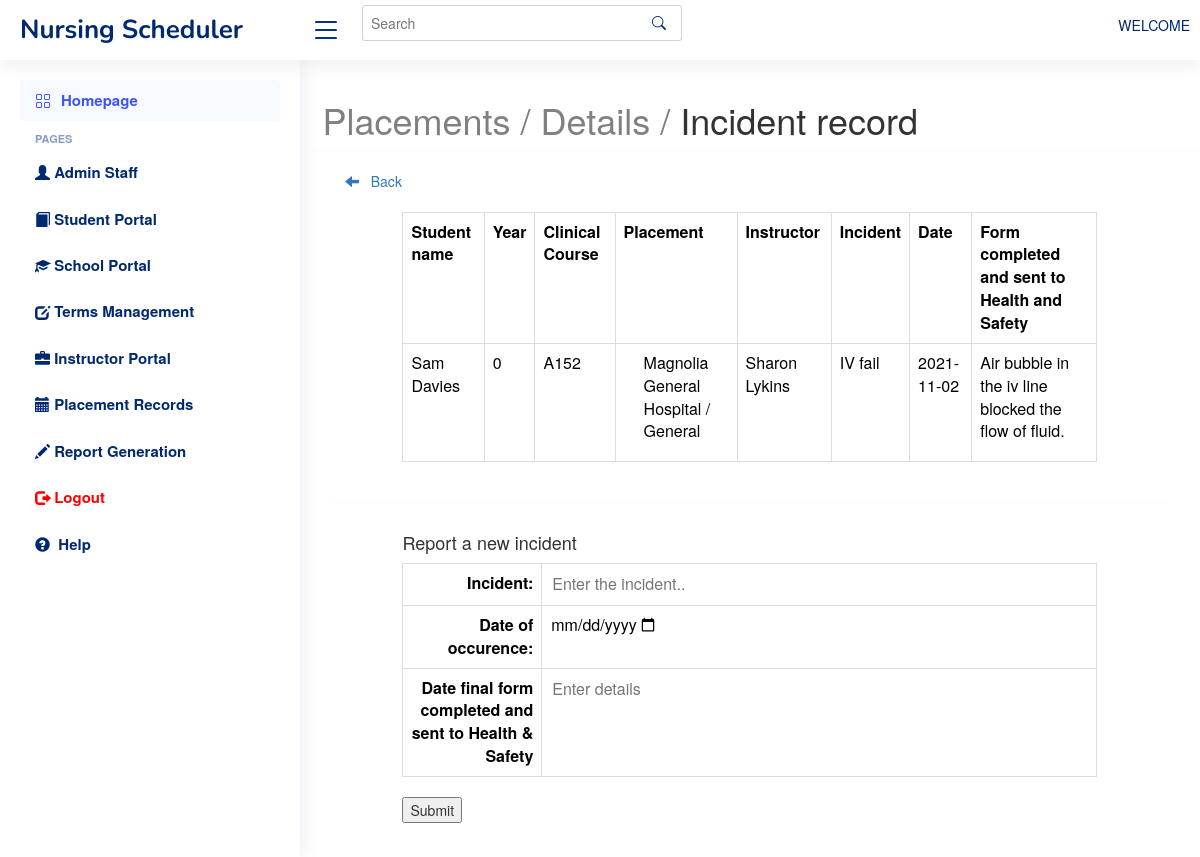
Page /public/placements/placement_incidents.php?id=1216 on the committed database.
### tables this page shows
CREATE TABLE `students` (
  `student_number` bigint(20) UNSIGNED NOT NULL,
  `first_name` varchar(30) NOT NULL,
  `last_name` varchar(30) NOT NULL,
  `middle_name` varchar(30) DEFAULT NULL,
  `uwin_email` varchar(30) NOT NULL,
  `school_id` varchar(191) NOT NULL,
  `home_address` varchar(50) NOT NULL,
  `home_city` varchar(50) NOT NULL,
  `prov_id` bigint(20) UNSIGNED NOT NULL,
  `home_postal_code` varchar(6) NOT NULL,
  `phone1` varchar(15) NOT NULL,
  `phone2` varchar(15) DEFAULT NULL,
  `start_term` varchar(191) NOT NULL,
  `year` int(20) NOT NULL,
  `status` int(11) NOT NULL,
  `comments` varchar(255) NOT NULL,
  `created_at` timestamp NULL DEFAULT NULL,
  `updated_at` timestamp NULL DEFAULT NULL,
  `h_name` varchar(255) NOT NULL,
  `h_department` varchar(255) NOT NULL,
  `h_unit` varchar(255) NOT NULL
);

CREATE TABLE `students_course_section` (
  `student_number` varchar(255) NOT NULL,
  `class` varchar(255) NOT NULL,
  `section` varchar(255) NOT NULL,
  `term` varchar(255) NOT NULL
);

CREATE TABLE `placements` (
  `placement_id` bigint(20) UNSIGNED NOT NULL,
  `student_number` int(20) NOT NULL,
  `name` varchar(191) NOT NULL,
  `h_name` varchar(255) NOT NULL,
  `h_department` varchar(255) NOT NULL,
  `h_unit` varchar(255) NOT NULL,
  `days` varchar(255) NOT NULL,
  `start_time` varchar(255) NOT NULL,
  `end_time` varchar(255) NOT NULL,
  `instructor` varchar(255) NOT NULL,
  `address` varchar(191) NOT NULL,
  `city` varchar(191) NOT NULL,
  `prov_id` bigint(20) UNSIGNED NOT NULL,
  `postal_code` varchar(191) NOT NULL,
  `phone` varchar(191) NOT NULL,
  `ext` varchar(191) DEFAULT NULL,
  `contact_person` varchar(191) NOT NULL,
  `contact_person_title` varchar(191) NOT NULL,
  `status` int(20) NOT NULL,
  `created_at` timestamp NULL DEFAULT NULL,
  `updated_at` timestamp NULL DEFAULT NULL,
  `comments` varchar(255) NOT NULL
);

CREATE TABLE `incidents` (
  `incident_id` bigint(20) UNSIGNED NOT NULL,
  `student_number` int(11) NOT NULL,
  `class_number` varchar(191) NOT NULL,
  `instructor_id` bigint(20) UNSIGNED NOT NULL,
  `placement_id` bigint(20) UNSIGNED NOT NULL,
  `incident_comments` text NOT NULL,
  `date_occurrence` varchar(255) NOT NULL,
  `date_safety` date NOT NULL,
  `health_safety_record` varchar(191) NOT NULL,
  `created_at` timestamp NULL DEFAULT NULL,
  `updated_at` timestamp NULL DEFAULT NULL
);

### public/placements/placement_incidents.php (the view, shortened to what this page needs)
<?php
include "../../private/header.php";
include "../../private/db.php";
$id = $_GET['id'];
?>
<body>
<main id="main" class="main">
	<div class="row">
		<h1><span style="color:grey">Placements / Details / </span> Incident record</h1>
		<hr>
	</div>
	<div class="col-lg-12" style="text-align:left; margin-bottom:20px;" >
	<a href="placements.php" class=""><span class="glyphicon glyphicon-arrow-left"></span> &nbsp Back</a>
     </div>
<div class="row">
	<div class="col-lg-10 offset-lg-1">
	<table class="table table-bordered">
			<tr>
				<th>Student name</th>
				<th>Year</th>
				<th>Clinical Course</th>
				<th>Placement</th>
				<th>Instructor</th>
				<th>Incident</th>
				<th>Date</th>
				<th>Form completed and sent to Health and Safety</th>
			</tr>
			<tr>
				<td>
					<?php
						$sql = "SELECT * FROM students WHERE student_number = '$id'";
						$esql = mysqli_query($conn, $sql);
						$rsql = mysqli_fetch_all($esql, MYSQLI_ASSOC);
						foreach($rsql as $rs)
						{
					?>
					<?php echo $rs['first_name']; ?> <?php echo $rs['middle_name']; ?> <?php echo $rs['last_name'];?>
					</td>
					<td><?php echo $rs['year']; ?>
					<?php
						}
					?>
				</td>
				<td>
				<?php
					$scs = "SELECT * FROM students_course_section WHERE student_number ='$id'";
					$escs = mysqli_query($conn, $scs);
					$rscs = mysqli_fetch_all($escs, MYSQLI_ASSOC);
					foreach($rscs as $rs)
					{
				?>
				<?php echo $rs['class']; ?>
			</td>
					<?php } ?>
				<?php
				$place = "SELECT * FROM placements WHERE student_number='$id'";
				$eplace = mysqli_query($conn, $place);
				$result_place = mysqli_fetch_all($eplace, MYSQLI_ASSOC);
				foreach($result_place as $rp)
				{
			?>
			<td>
				<?php $depart = explode(",", $rp['h_department']);
					$value_count1 = count($depart);
					?>
					<ul style="list-style:none">
					<?php
					for($x = 0; $x < $value_count1; $x++)
					{
					?>
						<li><?php echo $rp['h_name']; ?> / <?php echo $depart[$x]; ?></li>
						<?php
							}
					?>
					</ul>
			</td>
				<?php } ?>
				<td>
			<?php
				$placement = "SELECT * FROM placements WHERE student_number='$id'";
				$eplacement = mysqli_query($conn, $placement);
				$rplacement = mysqli_fetch_all($eplacement, MYSQLI_ASSOC);
				foreach($rplacement as $rp)
				{
			?>
				<?php echo $rp['instructor']; ?>
			</td>
				<?php } ?>
				<?php
					$s = "SELECT * FROM incidents WHERE student_number='$id'";
					$es = mysqli_query($conn, $s);
					$rs = mysqli_fetch_all($es, MYSQLI_ASSOC);
					foreach($rs as $r)
					{
				?>
				<td><?php echo $r['incident_comments'];?> </td>
				<td><?php echo $r['date_occurrence']; ?></td>
				<td><?php echo $r['health_safety_record']; ?></td>
				<?php } ?>
			</tr>
	</table>
	</div>
</div>
		<hr>
<div class="row">
	<div class="col-lg-10 offset-lg-1">
		<h4>Report a new incident</h4>
		<form action="placement_incident_enter.php?id=<?php echo $id;?>" method="post">
		<table class="table table-bordered">
			<tr>
				<th style="width:20%; text-align:right;" >Incident:</th>
				<td><input style="width:80%; border-style:hidden;" required name="incident" type="text" placeholder="Enter the incident.." ></td>
			</tr>
			<tr>
				<th style="width:20%; text-align:right;" >Date of occurence:</th>
				<td><input style="width:20%; border-style:hidden;" required name ="dateocc" type="date" placeholder="Day(s) or hh:mm"></td>
			</tr>
			<tr>
				<th style="width:20%; text-align:right;" >Date final form completed and sent to Health & Safety</th>
				<td><input required style="width:80%; border-style:hidden;" name="formdetails" type="text" placeholder="Enter details"></td>
			</tr>
		</table>
		<input type="submit" value="Submit">
		</form>
	</div>
</div>
</main>
</body>

### public/placements/assets/css/style.css (style rules this page uses)
:root { scroll-behavior: smooth; }
body { font-family: "Open Sans", sans-serif; background: #f6f9ff; color: #444444; }
a { color: #4154f1; text-decoration: none; }
h1, h2, h3, h4, h5, h6 { font-family: "Nunito", sans-serif; }
#main { margin-top: 60px; padding: 20px 30px; transition: all 0.3s; }
@media (min-width: 1200px) { #main, #footer { margin-left: 300px; } }

### rows in the picture
students: first_name "Sam", last_name "Davies", year "0"
students_course_section: class "A152"
placements: h_name "Magnolia General Hospital", h_department "General", instructor "Sharon Lykins"
incidents: incident_comments "IV fail", date_occurrence "2021-11-02", health_safety_record "Air bubble in the iv line blocked the flow of fluid."
